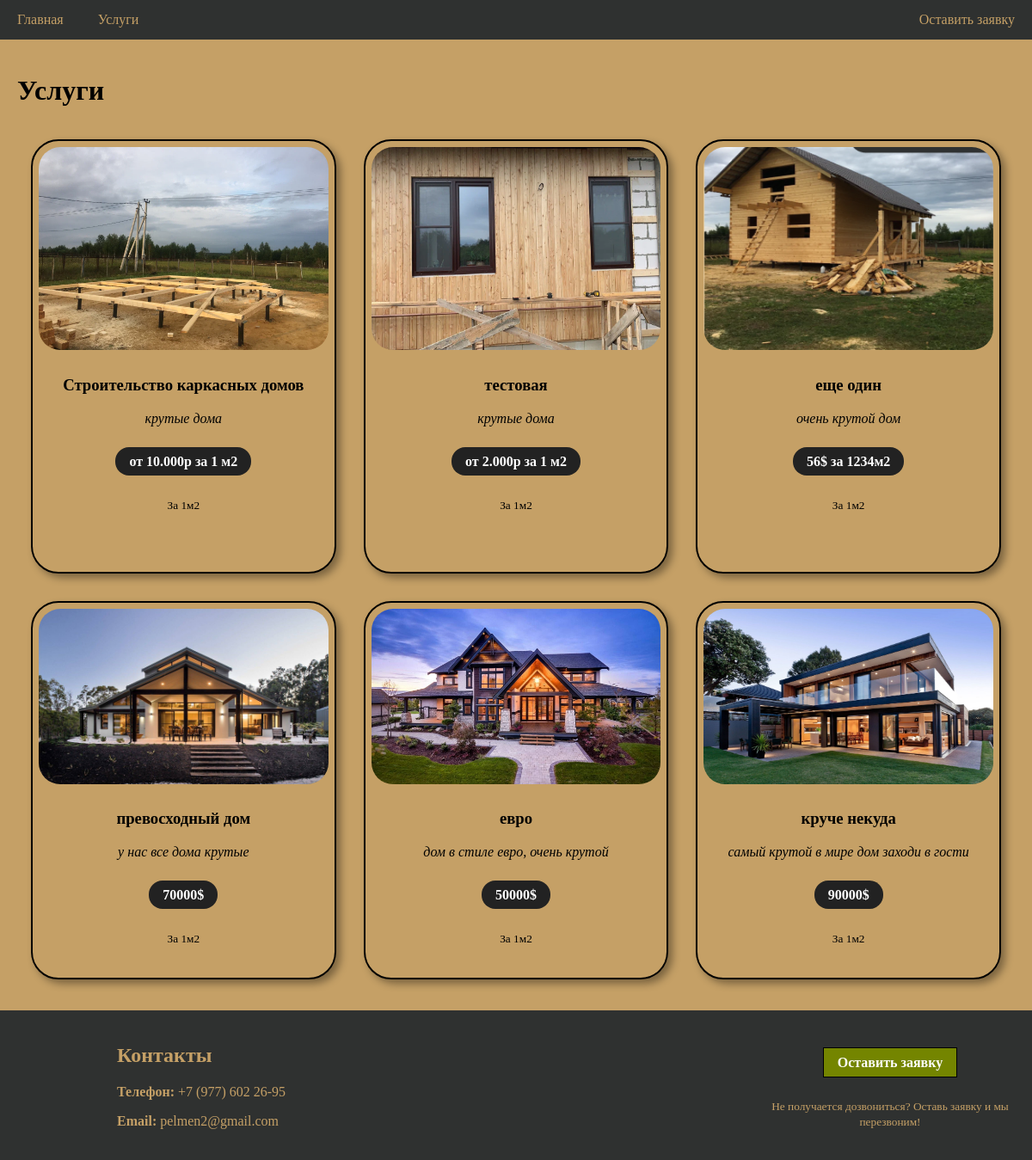
Page /services/ on the committed database.
### services/models.py (models this page shows)
class Service(models.Model):
    name = models.CharField(max_length=255)
    cost = models.CharField(max_length=255)
    description = models.CharField(max_length=255)
    image = models.ImageField(upload_to='services/', null=True)

### services/views.py (the view)
# urls.py: path('', views.index, name='home'),
def index(request):
    cards = Service.objects.all()
    return render(request, 'services/usl.html', {'data': cards})

### services/templates/services/usl.html (shortened to what this page needs)
{% extends 'main/layout.html' %}
  {% block main%}
    <main>
    <div class="main">
      <h1> Услуги </h1>
      <div class="row">
        {% for obj in data %}
        <div class="card rc">
          {% if obj.image %}
          <img style="border-radius: 32px; padding: 2%" src="{{ obj.image.url}}" width="100%" height="50%">
          {% endif %}
          <h3> {{ obj.name }} </h3>
          <p> <i> {{ obj.description }} </i> </p>
          <div class="blackbutton"><a> {{ obj.cost }} </a></div>
          <p> <small> За 1м2 </small> </p>
        </div>
        {% endfor %}
      </div>
    </div>
    </main>
  {% endblock %}

### main/templates/main/layout.html (shortened to what this page needs)
{% load static %}
<!DOCTYPE html>
<html lang="en">
<head>
<link href="{% static '/css/styles.css' %}" rel="stylesheet">
</head>
<body>
<div class="navbar">
  <a href="{% url 'home' %}"> Главная </a>
  <a href="{% url 'services' %}"> Услуги </a>
  <a href="mailto:alex-sh04@mail.ru" class="right"> Оставить заявку </a>
</div>
  {% block main%}
  {% endblock %}
<div class="footer">
  <div class="row">
    <div style="flex: 75%; padding-left: 10%;">
        <h2>Контакты</h2>
        <p> <b> Телефон: </b> <a href="tel:+79776022695"> +7 (977) 602 26-95 </a> </p>
        <p> <b> Email: </b> <a href="mailto:pelmen2@gmail.com"> pelmen2@gmail.com </a> </p>
    </div>
    <div style="flex: 25%" align="center">
        <div class="greenbutton"><a> Оставить заявку </a></div>
        <p> <small> Не получается дозвониться? Оставь заявку и мы перезвоним! </small> </p>
    </div>
  </div>
</div>
</body>
</html>

### main/static/css/styles.css (style rules this page uses)
* { box-sizing: border-box; transition: .5s; }
body { margin: 0; }
a { text-decoration: none; color: #C5A066; }
.greenbutton { margin: 32px; }
.greenbutton a { background: #748500; padding: 8px 16px; color: white; font-weight: bold; border: solid 1px black; }
.blackbutton { margin: 32px; }
.blackbutton a { background: #222; padding: 8px 16px; color: white; font-weight: bold; border-radius: 16px; }
.navbar { overflow: hidden; background-color: #2F3130; }
.navbar a { float: left; display: block; color: #C5A066; text-align: center; padding: 14px 20px; text-decoration: none; }
.navbar a.right { float: right; }
.row { display: flex; flex-wrap: wrap; }
.main { flex: 100%; background-color: #C5A066; color: black; padding: 20px; }
.card { flex: 25%; text-align: center; }
.rc { border: solid 2px black; border-radius: 32px; box-shadow: 5px 5px 10px #00000060; margin: 16px; }
.footer { padding: 20px; text-align: left; background: #2F3130; color: #C5A066; }

### rows in the picture
Service: image (picture), name "Строительство каркасных домов", description "крутые дома", cost "от 10.000р за 1 м2"
Service: image (picture), name "тестовая", description "крутые дома", cost "от 2.000р за 1 м2"
Service: image (picture), name "еще один", description "очень крутой дом", cost "56$ за 1234м2"
Service: image (picture), name "превосходный дом", description "у нас все дома крутые", cost "70000$"
Service: image (picture), name "евро", description "дом в стиле евро, очень крутой", cost "50000$"
Service: image (picture), name "круче некуда", description "самый крутой в мире дом заходи в гости", cost "90000$"
